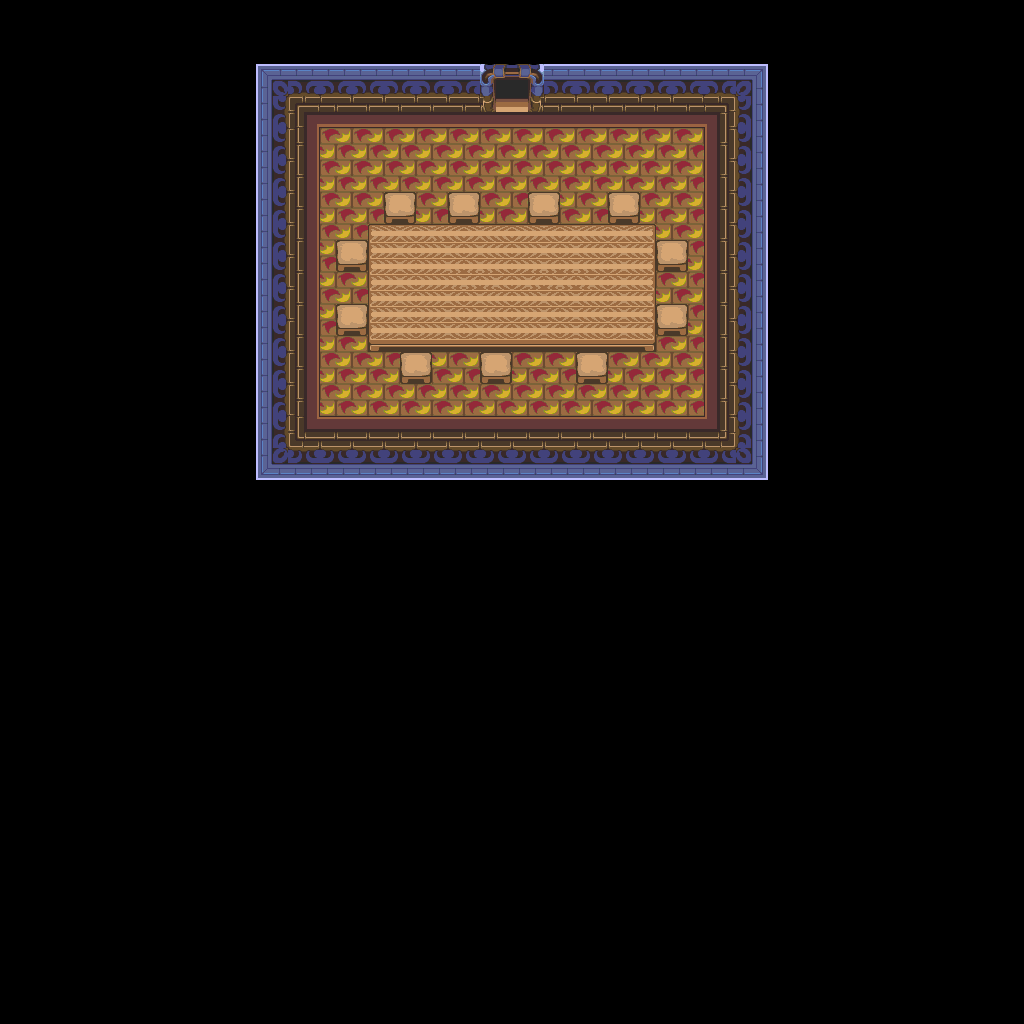

A level layout from a 2D game, rendered from its tile map. Below: a short description, then the map file with tile-grid data replaced by summaries:
An orthogonal 64x64 tile map with 16x16 px tiles, 1 tile layer (base), 1 hidden layer not drawn.

<map version="1.10" tiledversion="1.12.1" orientation="orthogonal" renderorder="right-down" width="64" height="64" tilewidth="16" tileheight="16" infinite="0" nextlayerid="3" nextobjectid="1">
 <tileset firstgid="1" source="../classiciphone_pics4.tsx" />
 <layer id="1" name="base" width="64" height="64">
  <data>[4096 cells, 4096 non-empty, 71 distinct tile ids]</data>
 </layer>
 <layer id="2" name="collision" width="64" height="64" visible="0">
  <properties><property name="collision" value="true" /></properties>
  <data>[4096 cells, 3718 non-empty, 1 distinct tile ids]</data>
 </layer>
</map>
